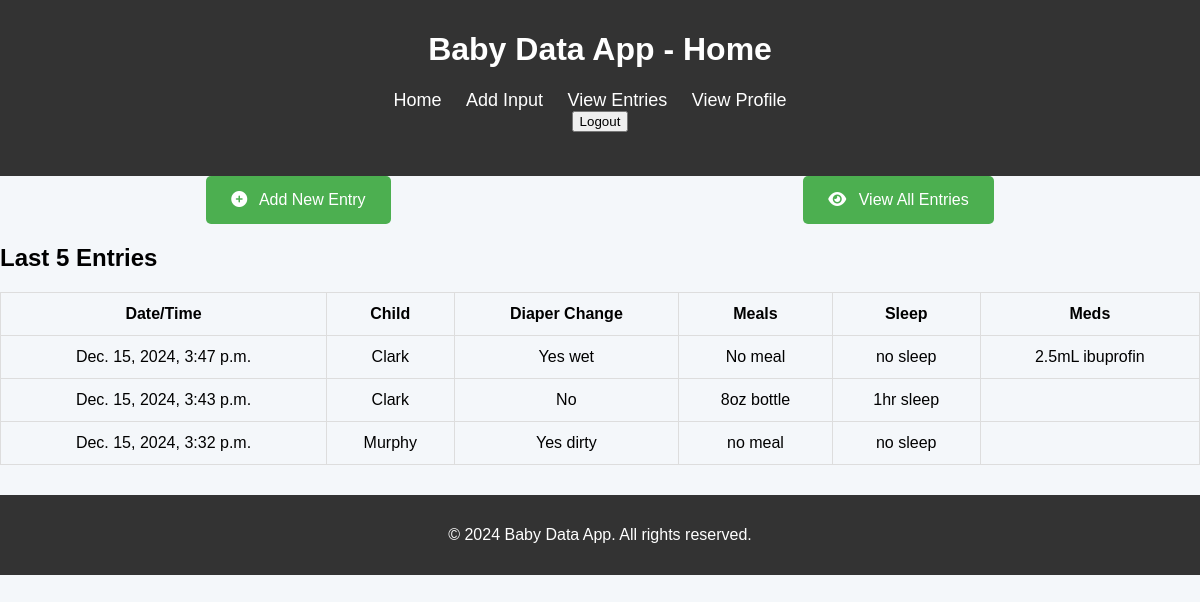
Before: / with the older database file.
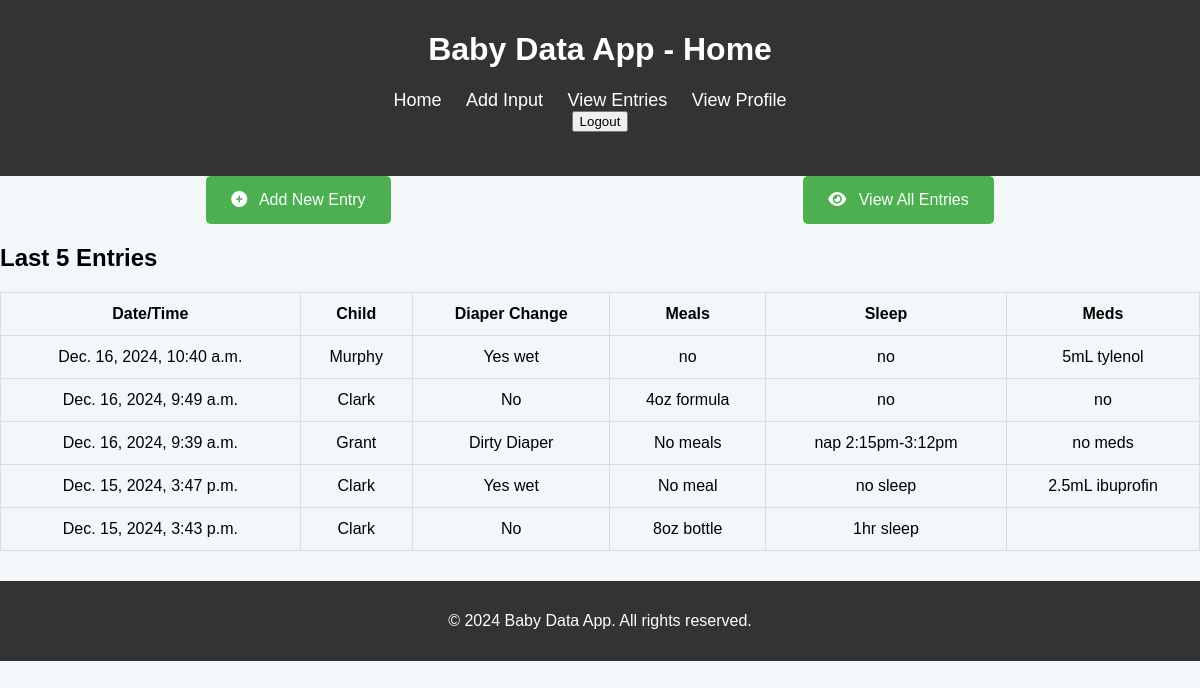
After: the same page with the newer database file.
### babyapp/models.py (models this page shows, shortened)
class Baby(models.Model):
        name = models.CharField(max_length=100)
        age = models.IntegerField(max_length=3, default=0)
        allergy = models.CharField(max_length=100)
        created_at_time = models.DateTimeField(auto_now_add=True)
        created_at_date = models.DateField(auto_now_add=True)

class BabyEvent(Baby):
    diaper_change = models.CharField(max_length=100)
    meal = models.CharField(max_length=100)
    sleep = models.CharField(max_length=100)
    meds = models.CharField(max_length=100, default='')

class Baby(models.Model):
        name = models.CharField(max_length=100)
        age = models.IntegerField(max_length=3, default=0)
        allergy = models.CharField(max_length=100)
        created_at_time = models.DateTimeField(auto_now_add=True)
        created_at_date = models.DateField(auto_now_add=True)

### babyapp/views.py (the view)
# urls.py: 2. Add a URL to urlpatterns:  path('', views.home, name='home')
def home(request):
    today = date.today()
    recent_entries = BabyEvent.objects.all().order_by('-created_at_time')[:5] # Get the latest 5 entries
    return render(request, 'home.html', {
        'recent_entries': recent_entries
    })

### babyapp/templates/home.html (shortened to what this page needs)
{% load static %}
<!DOCTYPE html>
<html lang="en">
<head>
    <link rel="stylesheet" href="https://cdnjs.cloudflare.com/ajax/libs/font-awesome/6.0.0-beta3/css/all.min.css">
    <link rel="stylesheet" href="{% static 'style.css' %}">
</head>
<body>
    <header>
        <div class="navbar">
            <h1>Baby Data App - Home</h1>
            <nav>
                <ul>
                    <li><a href="{% url 'home' %}">Home</a></li>
                    <li><a href="{% url 'input_data' %}">Add Input</a></li>
                    <li><a href="{% url 'view_data' %}">View Entries</a></li>
                    <li><a href="{% url 'profile' %}">View Profile</a></li>
                    <li><form action="{% url 'logout' %}" method="post">
                    <button type="submit">Logout</button>
                    </form></li>
                </ul>
            </nav>
        </div>
    </header>
    <main>
        <div class="dashboard">
            <div class="quick-actions">
                <button class="btn-action" onclick="window.location.href='{% url 'input_data' %}'">
                    <i class="fas fa-plus-circle"></i> Add New Entry
                </button>
                <button class="btn-action" onclick="window.location.href='{% url 'view_data' %}'">
                    <i class="fas fa-eye"></i> View All Entries
                </button>
            </div>
            <section class="recent-entries">
                <h2>Last 5 Entries</h2>
                <table>
                    <thead>
                        <tr>
                            <th>Date/Time</th>
                            <th>Child</th>
                            <th>Diaper Change</th>
                            <th>Meals</th>
                            <th>Sleep</th>
                            <th>Meds</th>
                        </tr>
                    </thead>
                    <tbody>
                        {% for entry in recent_entries %}
                            <tr>
                                <td>{{ entry.created_at_time }}</td>
                                <td>{{ entry.name }}</td>
                                <td>{{ entry.diaper_change }}</td>
                                <td>{{ entry.meal }}</td>
                                <td>{{ entry.sleep }}</td>
                                <td>{{ entry.meds }}</td>
                            </tr>
                        {% endfor %}
                    </tbody>
                </table>
            </section>
        </div>
    </main>
    <footer>
        <p>&copy; 2024 Baby Data App. All rights reserved.</p>
    </footer>
</body>
</html>

Changed rows visible on the page:
no longer on this page (row unchanged): BabyEvent: created_at_time "Dec. 15, 2024, 3:32 p.m.", name "Murphy", diaper_change "Yes dirty", meal "no meal", sleep "no sleep"
added BabyEvent: created_at_time "Dec. 16, 2024, 10:40 a.m.", name "Murphy", diaper_change "Yes wet", meal "no", sleep "no", meds "5mL tylenol"
added BabyEvent: created_at_time "Dec. 16, 2024, 9:49 a.m.", name "Clark", diaper_change "No", meal "4oz formula", sleep "no", meds "no"
added BabyEvent: created_at_time "Dec. 16, 2024, 9:39 a.m.", name "Grant", diaper_change "Dirty Diaper", meal "No meals", sleep "nap 2:15pm-3:12pm", meds "no meds"
